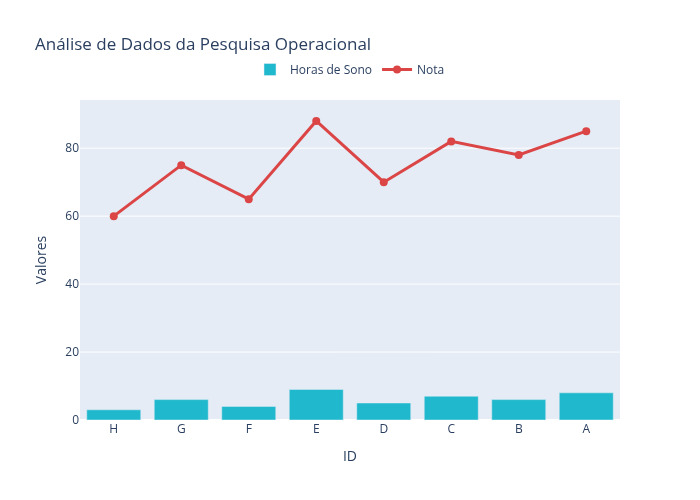

Write the Python code that produced this figure.
import plotly.graph_objects as go

# Data
ids = ["H", "G", "F", "E", "D", "C", "B", "A"]
hrs_sono = [3, 6, 4, 9, 5, 7, 6, 8]
nota = [60, 75, 65, 88, 70, 82, 78, 85]

# Create figure with secondary y-axis
fig = go.Figure()

# Add bar chart
fig.add_trace(go.Bar(
    x=ids,
    y=hrs_sono,
    name='Horas de Sono',
    marker_color='#1FB8CD'
))

# Add line chart
fig.add_trace(go.Scatter(
    x=ids,
    y=nota,
    mode='lines+markers',
    name='Nota',
    line=dict(color='#DB4545', width=3),
    marker=dict(size=8, color='#DB4545')
))

# Update layout
fig.update_layout(
    title='Análise de Dados da Pesquisa Operacional',
    xaxis_title='ID',
    yaxis_title='Valores',
    legend=dict(orientation='h', yanchor='bottom', y=1.05, xanchor='center', x=0.5)
)

# Update traces
fig.update_traces(cliponaxis=False)

# Save the chart as both PNG and SVG
fig.write_image("chart.png")
fig.write_image("chart.svg", format="svg")

fig.show()
